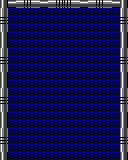

A level layout from a 2D game, rendered from its tile map. Below: a short description, then the map file with its tile-grid data intact:
An orthogonal 16x20 tile map with 8x8 px tiles, 3 tile layers (Background, Frame, Bricks), 3 tilesets.

<map version="1.4" tiledversion="1.4.2" orientation="orthogonal" renderorder="right-down" width="16" height="20" tilewidth="8" tileheight="8" infinite="0" nextlayerid="4" nextobjectid="1">
 <tileset firstgid="1" name="Patterns" tilewidth="8" tileheight="8" tilecount="25" columns="5">
  <image source="patterns.png" trans="ffffff" width="40" height="40" />
 </tileset>
 <tileset firstgid="26" name="Frame" tilewidth="8" tileheight="8" tilecount="6" columns="3">
  <image source="frame.png" width="24" height="16" />
 </tileset>
 <tileset firstgid="32" name="Bricks" tilewidth="16" tileheight="8" tilecount="10" columns="1">
  <image source="bricks.png" width="16" height="80" />
 </tileset>
 <layer id="1" name="Background" width="16" height="20">
  <data encoding="csv">
0,0,0,0,0,0,0,0,0,0,0,0,0,0,0,0,
0,1,1,1,1,1,1,1,1,1,1,1,1,1,1,0,
0,1,1,1,1,1,1,1,1,1,1,1,1,1,1,0,
0,1,1,1,1,1,1,1,1,1,1,1,1,1,1,0,
0,1,1,1,1,1,1,1,1,1,1,1,1,1,1,0,
0,1,1,1,1,1,1,1,1,1,1,1,1,1,1,0,
0,1,1,1,1,1,1,1,1,1,1,1,1,1,1,0,
0,1,1,1,1,1,1,1,1,1,1,1,1,1,1,0,
0,1,1,1,1,1,1,1,1,1,1,1,1,1,1,0,
0,1,1,1,1,1,1,1,1,1,1,1,1,1,1,0,
0,1,1,1,1,1,1,1,1,1,1,1,1,1,1,0,
0,1,1,1,1,1,1,1,1,1,1,1,1,1,1,0,
0,1,1,1,1,1,1,1,1,1,1,1,1,1,1,0,
0,1,1,1,1,1,1,1,1,1,1,1,1,1,1,0,
0,1,1,1,1,1,1,1,1,1,1,1,1,1,1,0,
0,1,1,1,1,1,1,1,1,1,1,1,1,1,1,0,
0,1,1,1,1,1,1,1,1,1,1,1,1,1,1,0,
0,1,1,1,1,1,1,1,1,1,1,1,1,1,1,0,
0,1,1,1,1,1,1,1,1,1,1,1,1,1,1,0,
0,1,1,1,1,1,1,1,1,1,1,1,1,1,1,0
</data>
 </layer>
 <layer id="2" name="Frame" width="16" height="20">
  <data encoding="csv">
26,29,30,31,30,29,30,31,31,30,29,30,31,30,29,26,
27,0,0,0,0,0,0,0,0,0,0,0,0,0,0,27,
28,0,0,0,0,0,0,0,0,0,0,0,0,0,0,28,
27,0,0,0,0,0,0,0,0,0,0,0,0,0,0,27,
26,0,0,0,0,0,0,0,0,0,0,0,0,0,0,26,
26,0,0,0,0,0,0,0,0,0,0,0,0,0,0,26,
27,0,0,0,0,0,0,0,0,0,0,0,0,0,0,27,
28,0,0,0,0,0,0,0,0,0,0,0,0,0,0,28,
27,0,0,0,0,0,0,0,0,0,0,0,0,0,0,27,
26,0,0,0,0,0,0,0,0,0,0,0,0,0,0,26,
26,0,0,0,0,0,0,0,0,0,0,0,0,0,0,26,
27,0,0,0,0,0,0,0,0,0,0,0,0,0,0,27,
28,0,0,0,0,0,0,0,0,0,0,0,0,0,0,28,
27,0,0,0,0,0,0,0,0,0,0,0,0,0,0,27,
26,0,0,0,0,0,0,0,0,0,0,0,0,0,0,26,
26,0,0,0,0,0,0,0,0,0,0,0,0,0,0,26,
27,0,0,0,0,0,0,0,0,0,0,0,0,0,0,27,
28,0,0,0,0,0,0,0,0,0,0,0,0,0,0,28,
27,0,0,0,0,0,0,0,0,0,0,0,0,0,0,27,
26,0,0,0,0,0,0,0,0,0,0,0,0,0,0,26
</data>
 </layer>
 <layer id="3" name="Bricks" width="16" height="20">
  <data encoding="csv">
0,0,0,0,0,0,0,0,0,0,0,0,0,0,0,0,
0,0,0,0,0,0,0,0,0,0,0,0,0,0,0,0,
0,0,0,0,0,0,0,0,0,0,0,0,0,0,0,0,
0,0,0,0,0,0,0,0,0,0,0,0,0,0,0,0,
0,0,0,0,0,0,0,0,0,0,0,0,0,0,0,0,
0,0,0,0,0,0,0,0,0,0,0,0,0,0,0,0,
0,0,0,0,0,0,0,0,0,0,0,0,0,0,0,0,
0,0,0,0,0,0,0,0,0,0,0,0,0,0,0,0,
0,0,0,0,0,0,0,0,0,0,0,0,0,0,0,0,
0,0,0,0,0,0,0,0,0,0,0,0,0,0,0,0,
0,0,0,0,0,0,0,0,0,0,0,0,0,0,0,0,
0,0,0,0,0,0,0,0,0,0,0,0,0,0,0,0,
0,0,0,0,0,0,0,0,0,0,0,0,0,0,0,0,
0,0,0,0,0,0,0,0,0,0,0,0,0,0,0,0,
0,0,0,0,0,0,0,0,0,0,0,0,0,0,0,0,
0,0,0,0,0,0,0,0,0,0,0,0,0,0,0,0,
0,0,0,0,0,0,0,0,0,0,0,0,0,0,0,0,
0,0,0,0,0,0,0,0,0,0,0,0,0,0,0,0,
0,0,0,0,0,0,0,0,0,0,0,0,0,0,0,0,
0,0,0,0,0,0,0,0,0,0,0,0,0,0,0,0
</data>
 </layer>
</map>
